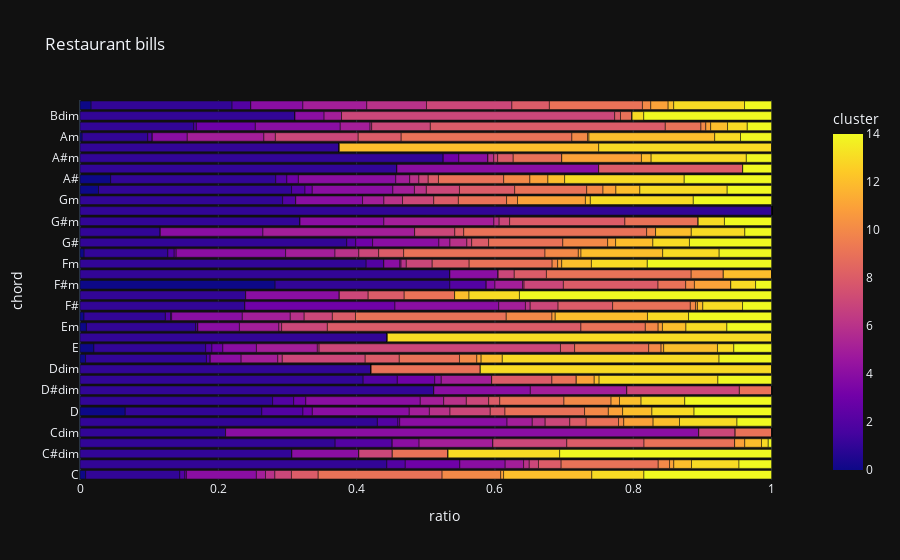

The cell this chart's notebook holds for it:
### Code cell
fig = px.bar(clusterChordsRatio, x="ratio", y="chord", color='cluster', orientation='h',
             height=800,
             template='plotly_dark',
             title='Restaurant bills')
fig.show()

### Figure 1 — Plotly figure (JSON) as saved in the notebook; plotly's stock layout.template omitted (floating-point values rounded to 4 significant figures; data arrays with more than 128 entries replaced by an {"elided": "..."} marker saying what was removed)
{"data": [{"alignmentgroup": "True", "hovertemplate": "ratio=%{x}<br>chord=%{y}<br>cluster=%{marker.color}<extra></extra>", "legendgroup": "", "marker": {"color": {"elided": "540 int values"}, "coloraxis": "coloraxis", "pattern": {"shape": ""}}, "name": "", "offsetgroup": "", "orientation": "h", "showlegend": false, "textposition": "auto", "type": "bar", "x": {"elided": "540 float values"}, "xaxis": "x", "y": {"elided": "540 str values"}, "yaxis": "y"}], "layout": {"autosize": true, "barmode": "relative", "coloraxis": {"colorbar": {"title": {"text": "cluster"}}, "colorscale": [[0, "#0d0887"], [0.1111, "#46039f"], [0.2222, "#7201a8"], [0.3333, "#9c179e"], [0.4444, "#bd3786"], [0.5556, "#d8576b"], [0.6667, "#ed7953"], [0.7778, "#fb9f3a"], [0.8889, "#fdca26"], [1, "#f0f921"]]}, "legend": {"tracegroupgap": 0}, "title": {"text": "Restaurant bills"}, "xaxis": {"anchor": "y", "autorange": true, "domain": [0, 1], "range": [0, 1.053], "title": {"text": "ratio"}, "type": "linear"}, "yaxis": {"anchor": "x", "autorange": true, "domain": [0, 1], "range": [-0.5, 35.5], "title": {"text": "chord"}, "type": "category"}}}
